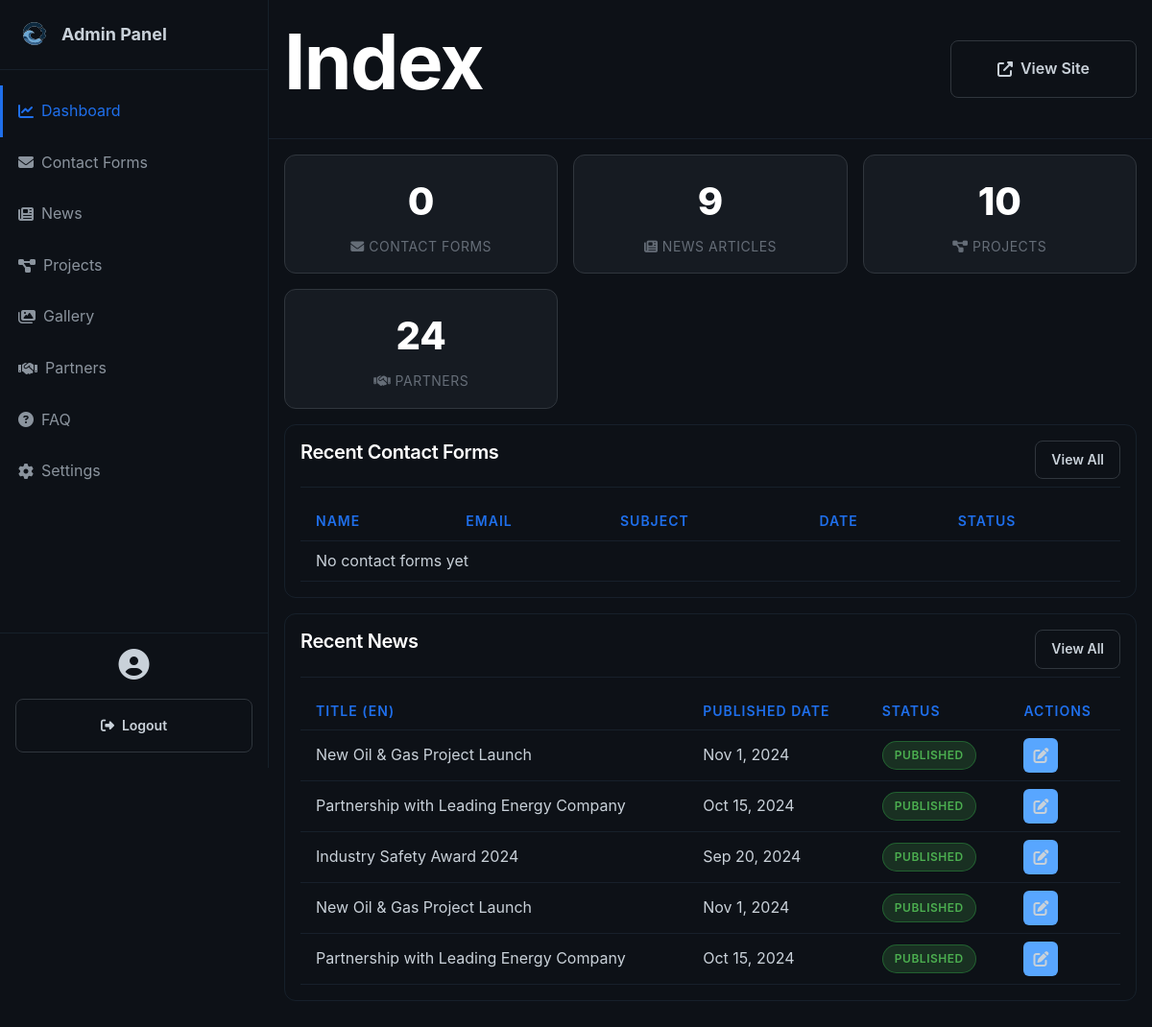
The page /admin/index.php (signed in) on the database as committed earlier.
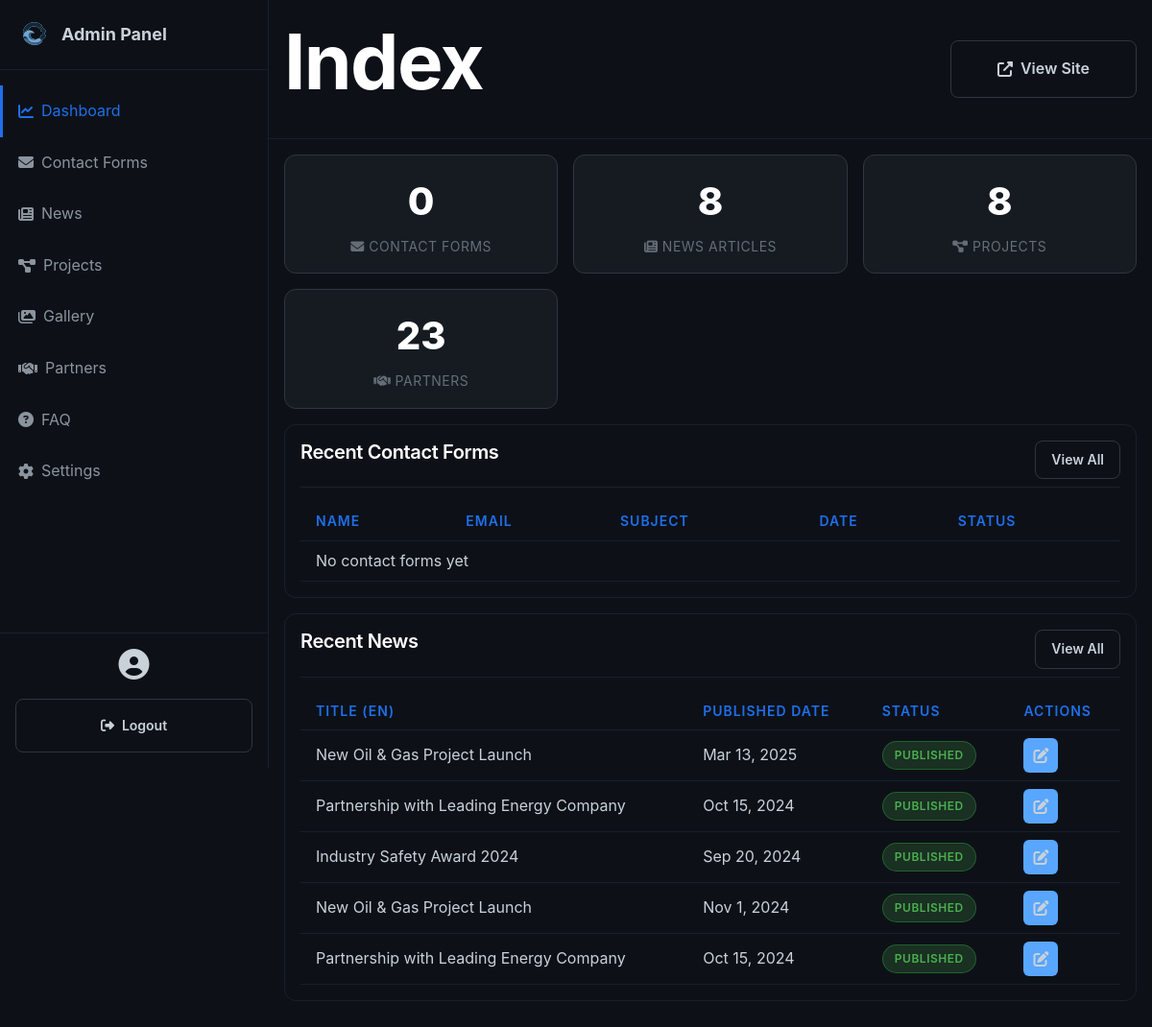
The same page on the database as committed later.
### tables this page shows
CREATE TABLE news (
                id INTEGER PRIMARY KEY AUTOINCREMENT,
                title_en TEXT NOT NULL,
                title_ru TEXT NOT NULL,
                title_az TEXT NOT NULL,
                content_en TEXT NOT NULL,
                content_ru TEXT NOT NULL,
                content_az TEXT NOT NULL,
                excerpt_en TEXT,
                excerpt_ru TEXT,
                excerpt_az TEXT,
                image TEXT,
                published_date DATE,
                created_at DATETIME DEFAULT CURRENT_TIMESTAMP,
                updated_at DATETIME DEFAULT CURRENT_TIMESTAMP,
                is_published INTEGER DEFAULT 1
            );

### admin/index.php (the view, shortened to what this page needs)
<?php require_once 'header.php'; ?>
<?php
$db = Database::getInstance()->getConnection();
$stats = [
    'contacts' => $db->query("SELECT COUNT(*) FROM contacts")->fetchColumn(),
    'news' => $db->query("SELECT COUNT(*) FROM news")->fetchColumn(),
    'projects' => $db->query("SELECT COUNT(*) FROM projects")->fetchColumn(),
    'partners' => $db->query("SELECT COUNT(*) FROM partners")->fetchColumn(),
];
?>
<div class="stats-grid">
    <div class="stat-card">
        <div class="stat-value"><?php echo $stats['contacts']; ?></div>
        <div class="stat-label">
            <i class="fas fa-envelope"></i> Contact Forms
        </div>
    </div>
    <div class="stat-card" >
        <div class="stat-value"><?php echo $stats['news']; ?></div>
        <div class="stat-label"><i class="fas fa-newspaper"></i> News Articles</div>
    </div>
    <div class="stat-card" >
        <div class="stat-value"><?php echo $stats['projects']; ?></div>
        <div class="stat-label"><i class="fas fa-project-diagram"></i> Projects</div>
    </div>
    <div class="stat-card" >
        <div class="stat-value"><?php echo $stats['partners']; ?></div>
        <div class="stat-label"><i class="fas fa-handshake"></i> Partners</div>
    </div>
</div>
<div class="admin-card">
    <div class="admin-card-header">
        <h3 class="admin-card-title">Recent Contact Forms</h3>
        <a href="<?php echo BASE_URL; ?>/admin/contacts.php" class="btn btn-outline btn-sm">View All</a>
    </div>
    <table class="admin-table">
        <thead>
            <tr>
                <th>Name</th>
                <th>Email</th>
                <th>Subject</th>
                <th>Date</th>
                <th>Status</th>
            </tr>
        </thead>
        <tbody>
            <?php
            $stmt = $db->query("SELECT * FROM contacts ORDER BY created_at DESC LIMIT 5");
            $contacts = $stmt->fetchAll();
            if (count($contacts) > 0) {
                foreach ($contacts as $contact) {
                    ?>
                    <tr>
                        <td><?php echo htmlspecialchars($contact['name']); ?></td>
                        <td><?php echo htmlspecialchars($contact['email']); ?></td>
                        <td><?php echo htmlspecialchars($contact['subject']); ?></td>
                        <td><?php echo date('M j, Y', strtotime($contact['created_at'])); ?></td>
                        <td>
                            <?php if ($contact['is_read']): ?>
                                <span class="badge badge-success">Read</span>
                            <?php else: ?>
                                <span class="badge badge-warning">New</span>
                            <?php endif; ?>
                        </td>
                    </tr>
                    <?php
                }
            } else {
                echo '<tr><td colspan="5" class="text-center">No contact forms yet</td></tr>';
            }
            ?>
        </tbody>
    </table>
</div>
<div class="admin-card">
    <div class="admin-card-header">
        <h3 class="admin-card-title">Recent News</h3>
        <a href="<?php echo BASE_URL; ?>/admin/news.php" class="btn btn-outline btn-sm">View All</a>
    </div>
    <table class="admin-table">
        <thead>
            <tr>
                <th>Title (EN)</th>
                <th>Published Date</th>
                <th>Status</th>
                <th>Actions</th>
            </tr>
        </thead>
        <tbody>
            <?php
            $stmt = $db->query("SELECT * FROM news ORDER BY created_at DESC LIMIT 5");
            $news = $stmt->fetchAll();
            if (count($news) > 0) {
                foreach ($news as $item) {
                    ?>
                    <tr>
                        <td><?php echo htmlspecialchars($item['title_en']); ?></td>
                        <td><?php echo date('M j, Y', strtotime($item['published_date'])); ?></td>
                        <td>
                            <?php if ($item['is_published']): ?>
                                <span class="badge badge-success">Published</span>
                            <?php else: ?>
                                <span class="badge badge-danger">Draft</span>
                            <?php endif; ?>
                        </td>
                        <td>
                            <div class="action-buttons">
                                <a href="<?php echo BASE_URL; ?>/admin/news-edit.php?id=<?php echo $item['id']; ?>" class="btn-icon btn-edit">
                                    <i class="fas fa-edit"></i>
                                </a>
                            </div>
                        </td>
                    </tr>
                    <?php
                }
            } else {
                echo '<tr><td colspan="4" class="text-center">No news yet</td></tr>';
            }
            ?>
        </tbody>
    </table>
</div>
<?php require_once 'footer.php'; ?>

Rows that differ between the two databases and show on the page:
changed news: published_date "Nov 1, 2024" → "Mar 13, 2025"
Other text that changed with them:
$stats['news']: "9" → "8"
$stats['projects']: "10" → "8"
$stats['partners']: "24" → "23"
